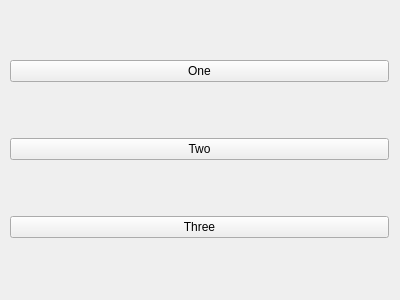
<?xml version="1.0" encoding="UTF-8"?>
<ui version="4.0">
 <class>Window</class>
 <widget class="QWidget" name="Window">
  <property name="geometry">
   <rect>
    <x>0</x>
    <y>0</y>
    <width>400</width>
    <height>300</height>
   </rect>
  </property>
  <property name="windowTitle">
   <string>QtWidgets: Hello World!</string>
  </property>
  <widget class="QWidget" name="verticalLayoutWidget">
   <property name="geometry">
    <rect>
     <x>-1</x>
     <y>-1</y>
     <width>401</width>
     <height>301</height>
    </rect>
   </property>
   <layout class="QVBoxLayout" name="verticalLayout">
    <item>
     <widget class="QPushButton" name="pushButton">
      <property name="text">
       <string>One</string>
      </property>
     </widget>
    </item>
    <item>
     <widget class="QPushButton" name="pushButton_2">
      <property name="text">
       <string>Two</string>
      </property>
     </widget>
    </item>
    <item>
     <widget class="QPushButton" name="pushButton_3">
      <property name="text">
       <string>Three</string>
      </property>
     </widget>
    </item>
   </layout>
  </widget>
 </widget>
 <layoutdefault spacing="6" margin="11"/>
 <resources/>
 <connections/>
</ui>
